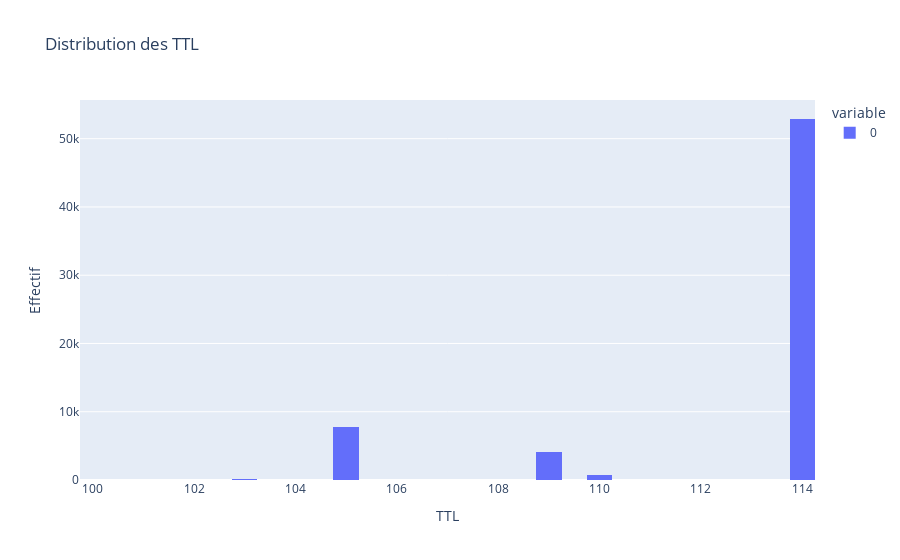

The cell this chart's notebook holds for it:
### Code cell
import plotly.express as px
ttl_values = rdd_received.map(lambda x: x[2]).collect()
fig = px.histogram(ttl_values, nbins=30, title='Distribution des TTL')
fig.update_layout(xaxis_title='TTL', yaxis_title='Effectif')
fig.show()

### Figure 1 — Plotly figure (JSON) as saved in the notebook; plotly's stock layout.template omitted (floating-point values rounded to 4 significant figures; data arrays with more than 128 entries replaced by an {"elided": "..."} marker saying what was removed)
{"data": [{"bingroup": "x", "hovertemplate": "variable=0<br>value=%{x}<br>count=%{y}<extra></extra>", "legendgroup": "0", "marker": {"color": "#636efa", "pattern": {"shape": ""}}, "name": "0", "nbinsx": 30, "orientation": "v", "showlegend": true, "type": "histogram", "x": {"elided": "65722 int values"}, "xaxis": "x", "yaxis": "y"}], "layout": {"barmode": "relative", "legend": {"title": {"text": "variable"}, "tracegroupgap": 0}, "title": {"text": "Distribution des TTL"}, "xaxis": {"anchor": "y", "domain": [0, 1], "title": {"text": "TTL"}}, "yaxis": {"anchor": "x", "domain": [0, 1], "title": {"text": "Effectif"}}}}
